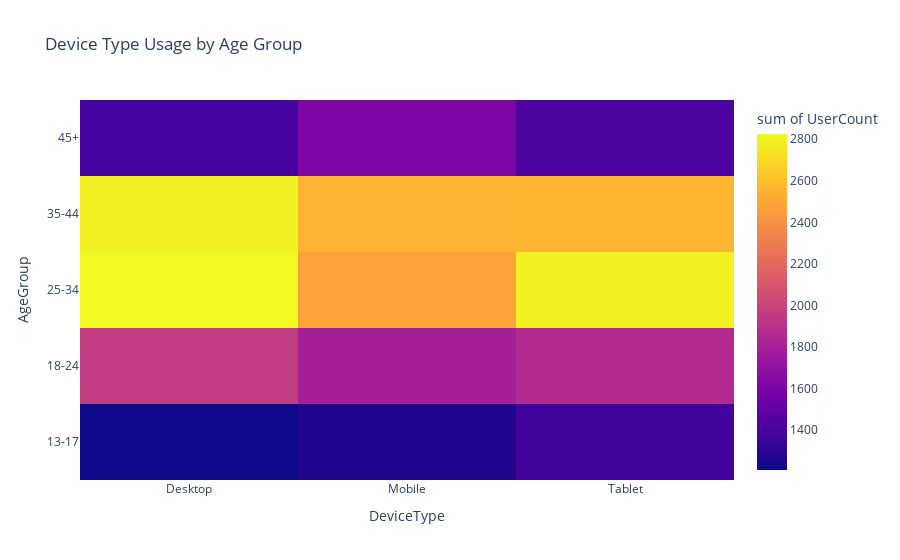

Write notebook code for a chart like this one.
### Code cell
#### Heatmap: Device Type by Age Group

# Heatmap for Device Type usage by Age Group
device_age_group = df_combined.groupby(['DeviceType', 'AgeGroup']).size().reset_index(name='UserCount')
fig_device_age = px.density_heatmap(device_age_group, x='DeviceType', y='AgeGroup', z='UserCount', 
                                    title='Device Type Usage by Age Group')
fig_device_age.show()

plt.savefig('D:/Internship Assignment/Task3/heatmap.png')

### Figure 1 — Plotly figure (JSON) as saved in the notebook; plotly's stock layout.template omitted (floating-point values rounded to 4 significant figures)
{"data": [{"coloraxis": "coloraxis", "histfunc": "sum", "hovertemplate": "DeviceType=%{x}<br>AgeGroup=%{y}<br>sum of UserCount=%{z}<extra></extra>", "name": "", "type": "histogram2d", "x": ["Desktop", "Desktop", "Desktop", "Desktop", "Desktop", "Mobile", "Mobile", "Mobile", "Mobile", "Mobile", "Tablet", "Tablet", "Tablet", "Tablet", "Tablet"], "xaxis": "x", "xbingroup": "x", "y": ["13-17", "18-24", "25-34", "35-44", "45+", "13-17", "18-24", "25-34", "35-44", "45+", "13-17", "18-24", "25-34", "35-44", "45+"], "yaxis": "y", "ybingroup": "y", "z": [1209, 1958, 2825, 2800, 1391, 1268, 1796, 2484, 2551, 1615, 1375, 1862, 2796, 2557, 1417]}], "layout": {"coloraxis": {"colorbar": {"title": {"text": "sum of UserCount"}}, "colorscale": [[0, "#0d0887"], [0.1111, "#46039f"], [0.2222, "#7201a8"], [0.3333, "#9c179e"], [0.4444, "#bd3786"], [0.5556, "#d8576b"], [0.6667, "#ed7953"], [0.7778, "#fb9f3a"], [0.8889, "#fdca26"], [1, "#f0f921"]]}, "legend": {"tracegroupgap": 0}, "title": {"text": "Device Type Usage by Age Group"}, "xaxis": {"anchor": "y", "domain": [0, 1], "title": {"text": "DeviceType"}}, "yaxis": {"anchor": "x", "domain": [0, 1], "title": {"text": "AgeGroup"}}}}
